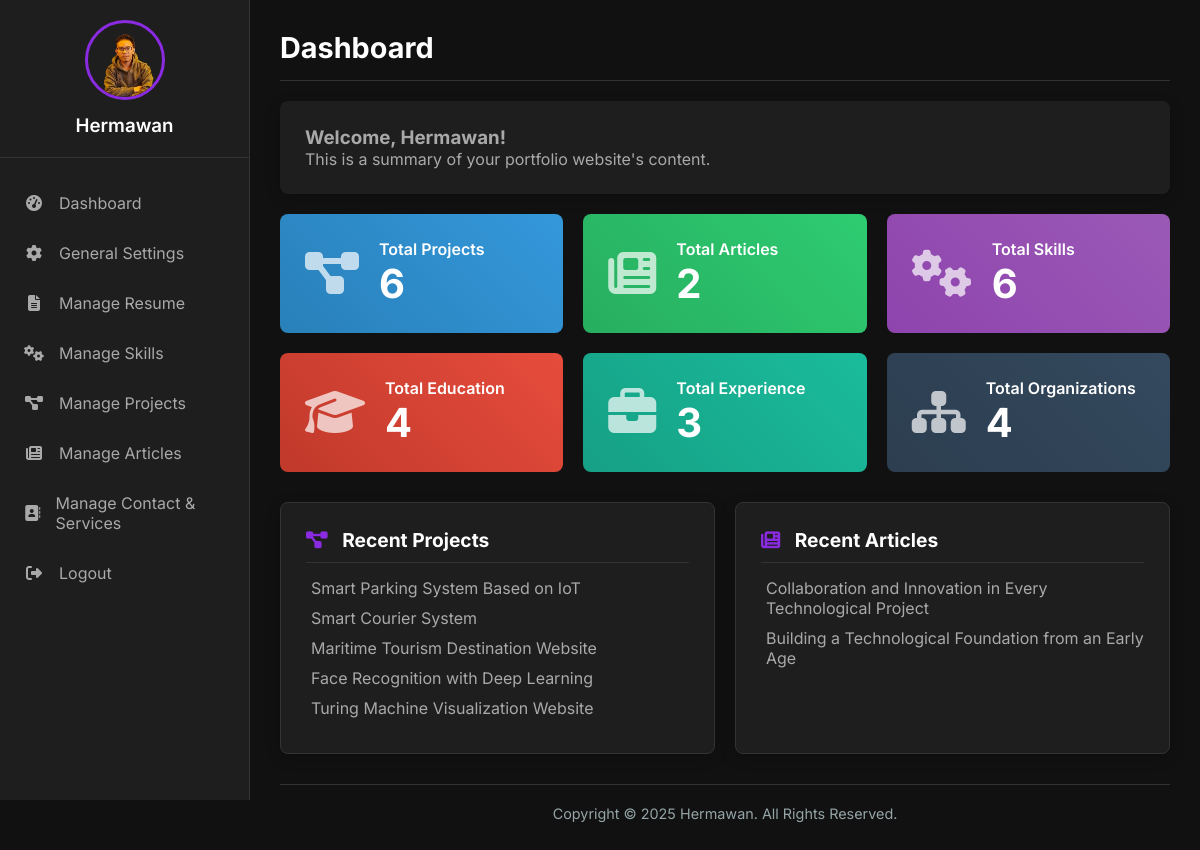
Screenshot of /admin/index.php (signed in) with the database file from the repository.
### tables this page shows
CREATE TABLE `projects` (
  `id` int(11) NOT NULL,
  `project_name` varchar(255) NOT NULL,
  `year` int(4) NOT NULL,
  `description` text NOT NULL,
  `project_image` varchar(255) DEFAULT NULL
);

CREATE TABLE `articles` (
  `id` int(11) NOT NULL,
  `title` varchar(255) NOT NULL,
  `content` text NOT NULL,
  `publish_date` date NOT NULL DEFAULT current_timestamp()
);

### admin/index.php (the view)
<?php
require_once 'includes/header_admin.php';
$total_projects_res = mysqli_query($conn, "SELECT COUNT(id) as total FROM projects");
$total_projects = mysqli_fetch_assoc($total_projects_res)['total'];
$total_articles_res = mysqli_query($conn, "SELECT COUNT(id) as total FROM articles");
$total_articles = mysqli_fetch_assoc($total_articles_res)['total'];
$total_skills_res = mysqli_query($conn, "SELECT COUNT(id) as total FROM skills");
$total_skills = mysqli_fetch_assoc($total_skills_res)['total'];
$total_education_res = mysqli_query($conn, "SELECT COUNT(id) as total FROM resume_items WHERE type='education'");
$total_education = mysqli_fetch_assoc($total_education_res)['total'];
$total_experience_res = mysqli_query($conn, "SELECT COUNT(id) as total FROM resume_items WHERE type='experience'");
$total_experience = mysqli_fetch_assoc($total_experience_res)['total'];
$total_organization_res = mysqli_query($conn, "SELECT COUNT(id) as total FROM resume_items WHERE type='organization'");
$total_organization = mysqli_fetch_assoc($total_organization_res)['total'];
$recent_projects = mysqli_query($conn, "SELECT id, project_name FROM projects ORDER BY id DESC LIMIT 5");
$recent_articles = mysqli_query($conn, "SELECT id, title FROM articles ORDER BY id DESC LIMIT 5");
?>
<main>
    <div class="content-area-header">
        <h2>Dashboard</h2>
    </div>
    <div class="activity-card" style="margin-bottom: 20px; border:none;">
        <h3>Welcome, <?php echo htmlspecialchars($settings['full_name']); ?>!</h3>
        <p>This is a summary of your portfolio website's content.</p>
    </div>
    <div class="stats-grid">
        <div class="stat-card card-blue">
            <div class="stat-card-icon"><i class="fas fa-project-diagram"></i></div>
            <div class="stat-card-info"><h4>Total Projects</h4><p><?php echo $total_projects; ?></p></div>
        </div>
        <div class="stat-card card-green">
            <div class="stat-card-icon"><i class="fas fa-newspaper"></i></div>
            <div class="stat-card-info"><h4>Total Articles</h4><p><?php echo $total_articles; ?></p></div>
        </div>
        <div class="stat-card card-purple">
            <div class="stat-card-icon"><i class="fas fa-cogs"></i></div>
            <div class="stat-card-info"><h4>Total Skills</h4><p><?php echo $total_skills; ?></p></div>
        </div>
        <div class="stat-card card-red">
            <div class="stat-card-icon"><i class="fas fa-graduation-cap"></i></div>
            <div class="stat-card-info"><h4>Total Education</h4><p><?php echo $total_education; ?></p></div>
        </div>
        <div class="stat-card card-teal">
            <div class="stat-card-icon"><i class="fas fa-briefcase"></i></div>
            <div class="stat-card-info"><h4>Total Experience</h4><p><?php echo $total_experience; ?></p></div>
        </div>
        <div class="stat-card card-navy">
            <div class="stat-card-icon"><i class="fas fa-sitemap"></i></div>
            <div class="stat-card-info"><h4>Total Organizations</h4><p><?php echo $total_organization; ?></p></div>
        </div>
    </div>
    <div class="recent-activity-grid">
        <div class="activity-card">
            <h4><i class="fas fa-project-diagram"></i> Recent Projects</h4>
            <ul>
                <?php
                if (mysqli_num_rows($recent_projects) > 0) {
                    while($project = mysqli_fetch_assoc($recent_projects)): ?>
                        <li><a href="manage_projects.php?edit=<?php echo $project['id']; ?>"><?php echo htmlspecialchars($project['project_name']); ?></a></li>
                    <?php endwhile;
                } else { echo "<li>No projects yet.</li>"; }
                ?>
            </ul>
        </div>
        <div class="activity-card">
            <h4><i class="fas fa-newspaper"></i> Recent Articles</h4>
            <ul>
                <?php
                if (mysqli_num_rows($recent_articles) > 0) {
                    while($article = mysqli_fetch_assoc($recent_articles)): ?>
                        <li><a href="manage_articles.php?edit=<?php echo $article['id']; ?>"><?php echo htmlspecialchars($article['title']); ?></a></li>
                    <?php endwhile;
                } else { echo "<li>No articles yet.</li>"; }
                ?>
            </ul>
        </div>
    </div>
</main>
<?php
require_once 'includes/footer_admin.php';
?>

### css/admin_style.css (style rules this page uses)
:root { --bg-dark: #111111; --bg-surface: #1e1e1e; --primary-purple: #8A2BE2; --primary-hover: #7b24cc; --text-heading: #FFFFFF; --text-body: #A9A9A9; --border-color: #333333; --card-bg: var(--bg-surface); --shadow: 0 4px 15px rgba(0, 0, 0, 0.2); --red-delete: #e74c3c; }
* { margin: 0; padding: 0; box-sizing: border-box; }
body { font-family: 'Inter', sans-serif; background-color: var(--bg-dark); color: var(--text-body); }
.content-area-header { display: flex; justify-content: space-between; align-items: center; margin-bottom: 20px; padding-bottom: 15px; border-bottom: 1px solid var(--border-color); }
.content-area-header h2 { font-size: 1.8rem; color: var(--text-heading); }
.stats-grid { display: grid; grid-template-columns: repeat(auto-fit, minmax(250px, 1fr)); gap: 20px; margin-top: 20px; }
.stat-card { display: flex; align-items: center; padding: 25px; border-radius: 8px; color: white; transition: transform 0.3s ease, box-shadow 0.3s ease; }
.stat-card-icon { font-size: 3rem; margin-right: 20px; opacity: 0.7; }
.stat-card-info h4 { font-size: 1rem; font-weight: 600; margin: 0; color: white; }
.stat-card-info p { font-size: 2.5rem; font-weight: 700; margin: 0; color: white; }
.card-blue { background: linear-gradient(45deg, #2980b9, #3498db); }
.card-green { background: linear-gradient(45deg, #27ae60, #2ecc71); }
.card-red { background: linear-gradient(45deg, #c0392b, #e74c3c); }
.card-purple { background: linear-gradient(45deg, #8e44ad, #9b59b6); }
.card-teal { background: linear-gradient(45deg, #16a085, #1abc9c); }
.card-navy { background: linear-gradient(45deg, #2c3e50, #34495e); }
.recent-activity-grid { display: grid; grid-template-columns: repeat(auto-fit, minmax(300px, 1fr)); gap: 20px; margin-top: 30px; }
.activity-card { background-color: var(--card-bg); padding: 25px; border-radius: 8px; box-shadow: var(--shadow); border: 1px solid var(--border-color); }
.activity-card h4 { font-size: 1.2rem; font-weight: 700; border-bottom: 1px solid var(--border-color); padding-bottom: 10px; margin-bottom: 15px; color: var(--text-heading); }
.activity-card h4 .fas { margin-right: 10px; color: var(--primary-purple); }
.activity-card ul { list-style: none; padding-left: 5px; }
.activity-card ul li { margin-bottom: 10px; }
.activity-card ul li a { text-decoration: none; color: var(--text-body); transition: color 0.3s ease; }

### rows the page displays
projects: project_name "Smart Parking System Based on IoT"
projects: project_name "Smart Courier System"
projects: project_name "Maritime Tourism Destination Website"
projects: project_name "Face Recognition with Deep Learning"
projects: project_name "Turing Machine Visualization Website"
articles: title "Collaboration and Innovation in Every Technological Project"
articles: title "Building a Technological Foundation from an Early Age"

### other values shown
$settings['full_name'] "Hermawan"
$total_projects "6"
$total_articles "2"
$total_skills "6"
$total_education "4"
$total_experience "3"
$total_organization "4"
